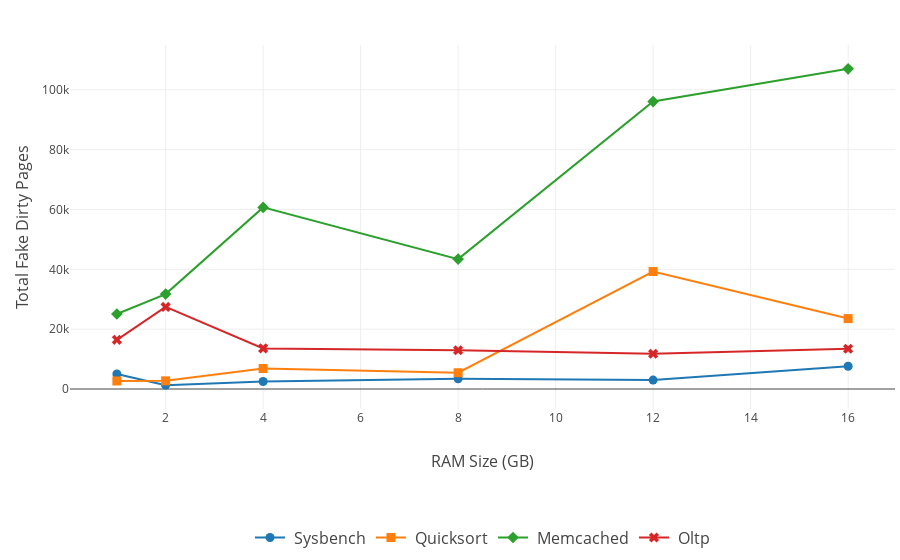

Notebook code for this chart:
### Code cell
fd_plot(method = "Vanilla")

### Figure 1 — Plotly figure (JSON) as saved in the notebook; plotly's stock layout.template omitted (floating-point values rounded to 4 significant figures)
{"data": [{"marker": {"size": 9, "symbol": "circle"}, "mode": "lines+markers", "name": " Sysbench", "x": ["1", "2", "4", "8", "12", "16"], "y": [5021.0, 1282.0, 2497.0, 3429.0, 2984.0, 7608.0], "type": "scatter"}, {"marker": {"size": 9, "symbol": "square"}, "mode": "lines+markers", "name": " Quicksort", "x": ["1", "2", "4", "8", "12", "16"], "y": [2687.0, 2725.0, 6856.0, 5442.0, 39260.0, 23540.0], "type": "scatter"}, {"marker": {"size": 9, "symbol": "diamond"}, "mode": "lines+markers", "name": " Memcached", "x": ["1", "2", "4", "8", "12", "16"], "y": [25080.0, 31720.0, 60700.0, 43420.0, 96070.0, 107000.0], "type": "scatter"}, {"marker": {"size": 9, "symbol": "x"}, "mode": "lines+markers", "name": " Oltp", "x": ["1", "2", "4", "8", "12", "16"], "y": [16450.0, 27430.0, 13580.0, 12950.0, 11780.0, 13450.0], "type": "scatter"}], "layout": {"xaxis": {"title": {"text": "RAM Size (GB)", "font": {"size": 16}}}, "yaxis": {"title": {"text": "Total Fake Dirty Pages", "font": {"size": 16}}}, "margin": {"t": 45, "r": 5, "l": 70, "b": 45, "autoexpand": true}, "legend": {"font": {"size": 16}, "orientation": "h", "yanchor": "bottom", "y": -0.4, "xanchor": "center", "x": 0.5}, "paper_bgcolor": "white", "plot_bgcolor": "white"}}
